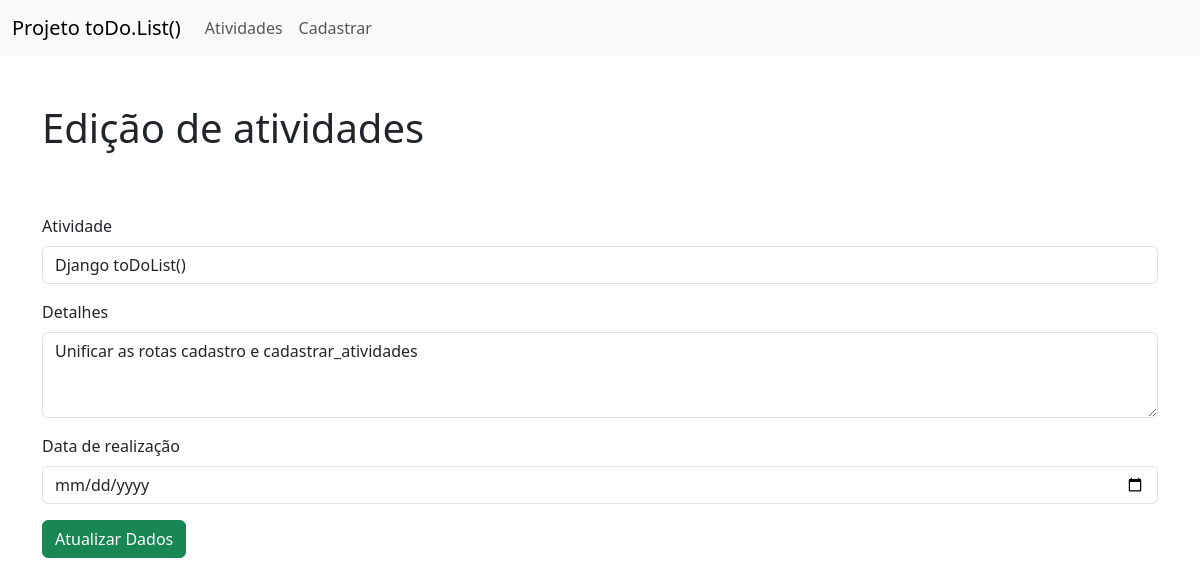
The page /atualizacao/1/ on the database its author committed.
### core/models.py (models this page shows, shortened)
class AtividadeModel(models.Model):
    id = models.IntegerField().primary_key
    atividade = models.CharField(max_length=50)
    detalhes = models.CharField(max_length=500)
    data = models.DateField()
    cadastrado_em = models.DateTimeField(
        verbose_name='cadastrado em',
        auto_now_add=False, auto_now=True
    )
    class Meta:
        verbose_name_plural = 'Atividades'
        verbose_name = 'Atividade'
        ordering = ('data','cadastrado_em')

### core/views.py (the view)
# urls.py: path('atualizacao/<str:id>/', views.atualizacao, name='atualizacao'),
def atualizacao(request, id):
     atividade = AtividadeModel.objects.get(pk=id)
     return render(request,'atualizacao.html', {'form': atividade})

### core/templates/atualizacao.html (shortened to what this page needs)
<!DOCTYPE html>
<html lang="pt-br">
<head>
    <link href="https://cdn.jsdelivr.net/npm/bootstrap@5.3.0-alpha3/dist/css/bootstrap.min.css" rel="stylesheet">
</head>
<body>
  <header>
      <nav class="navbar navbar-expand-lg bg-body-tertiary">
          <div class="container-fluid">
            <a class="navbar-brand" href="">Projeto toDo.List()</a>
            <div class="collapse navbar-collapse" id="navbarNavAltMarkup">
              <div class="navbar-nav">
                <a class="nav-link" href="{% url 'index' %}">Atividades</a>
                <a class="nav-link" href="{% url 'cadastro' %}">Cadastrar</a>
              </div>
            </div>
          </div>
        </nav>
  </header>
    <div class="container">
      <h1 class="mt-5"> Edição de atividades </h1>
      <form action="{% url 'editar' %}" method="POST"> {% csrf_token %}
        <div class="mb-3">
          <label for="exampleFormControlInput1" class="form-label">Atividade</label>
          <input type="text" name="atividade" value="{{form.atividade}}" class="form-control" id="exampleFormControlInput1">
        </div>
        <div class="mb-3">
          <label for="exampleFormControlTextarea1" class="form-label">Detalhes</label>
          <textarea class="form-control" name="detalhes" id="exampleFormControlTextarea1" rows="3" placeholder="">{{form.detalhes}}</textarea>
        </div>
        <div class="mb-3">
          <label for="exampleFormControlInput1" class="form-label">Data de realização</label>
          <input type="date" name="data" class="form-control" id="exampleFormControlInput1">
        </div>
        <div class="col-12">
          <button class="btn btn-success" type="submit">Atualizar Dados</button>
        </div>
      </form>
    </div>
</body>
</html>

### rows shown on the page
AtividadeModel: atividade "Django toDoList()", detalhes "Unificar as rotas cadastro e cadastrar_atividades"
